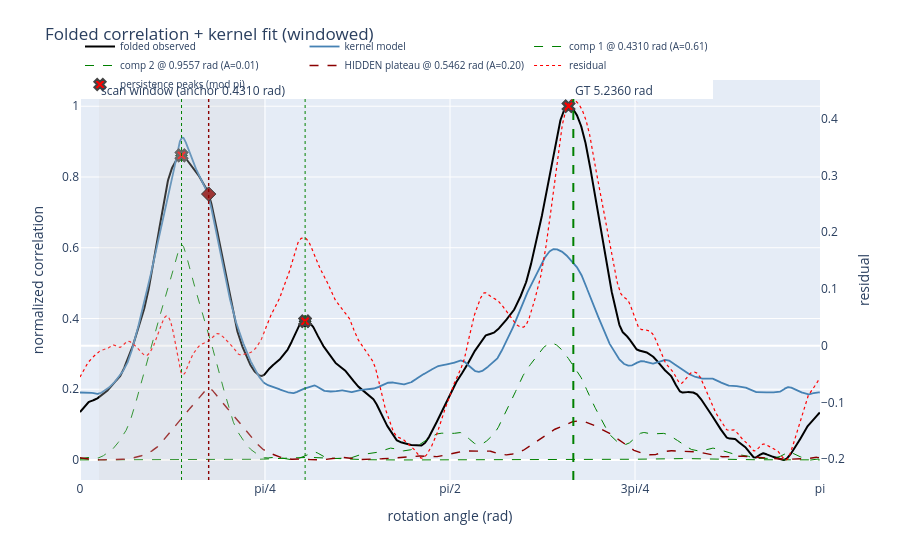

Notebook code cell kept with this figure:
### Code cell
"""Figure 2: folded curve, scan window, kernel model, components, residual (rad)."""
import plotly.graph_objects as go

if K is not None and hidden_result is not None:
    thd = th                                        # folded grid in rad
    mus_all = hidden_result["mus_all"]
    coef_all = hidden_result["coef"]
    model_all = design_matrix(mus_all, th) @ coef_all

    fig2 = go.Figure()
    fig2.add_vrect(x0=hidden_result["lo"], x1=hidden_result["hi"],
                   fillcolor="lightgray", opacity=0.25, line_width=0,
                   annotation_text="scan window (anchor %.4f rad)" % hidden_result["center"],
                   annotation_position="top left")
    fig2.add_trace(go.Scatter(x=thd, y=F, name="folded observed", line=dict(color="black", width=2)))
    fig2.add_trace(go.Scatter(x=thd, y=model_all, name="kernel model", line=dict(color="steelblue", width=1.8)))
    for j, mu in enumerate(mus_all):
        is_hidden = j >= len(mus_known)
        col = "darkred" if is_hidden else "green"
        comp = coef_all[j] * kval(th - mu)
        nm = ("HIDDEN plateau @ %.4f rad (A=%.2f)" % (mu % np.pi, coef_all[j]) if is_hidden
              else "comp %d @ %.4f rad (A=%.2f)" % (j + 1, mu % np.pi, coef_all[j]))
        fig2.add_trace(go.Scatter(x=thd, y=comp, line=dict(dash="dash", width=1.4 if is_hidden else 1.0, color=col),
                                  name=nm))
        fig2.add_vline(x=mu % np.pi, line=dict(color=col, dash="dot", width=1.4 if is_hidden else 1))
        fig2.add_trace(go.Scatter(x=[mu % np.pi], y=[float(np.interp(mu % np.pi, thd, F))],
                                  mode="markers",
                                  marker=dict(symbol="diamond", size=11 if is_hidden else 9, color=col,
                                              line=dict(width=1, color="black")),
                                  hovertemplate="kernel peak @ %{x:.4f} rad<extra></extra>",
                                  showlegend=False))
    res = F - model_all
    fig2.add_trace(go.Scatter(x=thd, y=res, name="residual", yaxis="y2",
                              line=dict(color="red", width=1.2, dash="dot"),
                              hovertemplate="%{x:.4f} rad<br>resid %{y:.5f}<extra></extra>"))
    if peaks is not None:
        prad = np.mod(peaks[:, 0], np.pi)
        fig2.add_trace(go.Scatter(x=prad, y=np.interp(prad, thd, F), mode="markers",
                                  name="persistence peaks (mod pi)",
                                  marker=dict(symbol="x", size=10, color="red", line=dict(width=2)),
                                  hovertemplate="%{x:.4f} rad<extra></extra>"))
    if gt_rad is not None:
        fig2.add_vline(x=gt_rad % np.pi, line=dict(color="green", dash="dash"),
                       annotation_text="GT %.4f rad" % gt_rad, annotation_position="top right")
    fig2.update_layout(title="Folded correlation + kernel fit (windowed)",
                       height=560,
                       legend=dict(orientation="h", y=1.12, font=dict(size=10)),
                       xaxis=dict(title="rotation angle (rad)", range=[0, np.pi],
                                  tickvals=[0, np.pi / 4, np.pi / 2, 3 * np.pi / 4, np.pi],
                                  ticktext=["0", "pi/4", "pi/2", "3pi/4", "pi"]),
                       yaxis=dict(title="normalized correlation"),
                       yaxis2=dict(title="residual", overlaying="y", side="right", showgrid=False),
                       margin=dict(t=80))
    fig2.show()
else:
    print("Figure 2 skipped (no fit results).")

### Figure 1 — Plotly figure (JSON) as saved in the notebook; plotly's stock layout.template omitted (floating-point values rounded to 4 significant figures; data arrays with more than 128 entries replaced by an {"elided": "..."} marker saying what was removed)
{"data": [{"line": {"color": "black", "width": 2}, "name": "folded observed", "type": "scatter", "x": {"elided": "2048 float values"}, "y": {"elided": "2048 float values"}}, {"line": {"color": "steelblue", "width": 1.8}, "name": "kernel model", "type": "scatter", "x": {"elided": "2048 float values"}, "y": {"elided": "2048 float values"}}, {"line": {"color": "green", "dash": "dash", "width": 1}, "name": "comp 1 @ 0.4310 rad (A=0.61)", "type": "scatter", "x": {"elided": "2048 float values"}, "y": {"elided": "2048 float values"}}, {"hovertemplate": "kernel peak @ %{x:.4f} rad<extra></extra>", "marker": {"color": "green", "line": {"color": "black", "width": 1}, "size": 9, "symbol": "diamond"}, "mode": "markers", "showlegend": false, "type": "scatter", "x": [0.431], "y": [0.861]}, {"line": {"color": "green", "dash": "dash", "width": 1}, "name": "comp 2 @ 0.9557 rad (A=0.01)", "type": "scatter", "x": {"elided": "2048 float values"}, "y": {"elided": "2048 float values"}}, {"hovertemplate": "kernel peak @ %{x:.4f} rad<extra></extra>", "marker": {"color": "green", "line": {"color": "black", "width": 1}, "size": 9, "symbol": "diamond"}, "mode": "markers", "showlegend": false, "type": "scatter", "x": [0.9557], "y": [0.3922]}, {"line": {"color": "darkred", "dash": "dash", "width": 1.4}, "name": "HIDDEN plateau @ 0.5462 rad (A=0.20)", "type": "scatter", "x": {"elided": "2048 float values"}, "y": {"elided": "2048 float values"}}, {"hovertemplate": "kernel peak @ %{x:.4f} rad<extra></extra>", "marker": {"color": "darkred", "line": {"color": "black", "width": 1}, "size": 11, "symbol": "diamond"}, "mode": "markers", "showlegend": false, "type": "scatter", "x": [0.5462], "y": [0.7518]}, {"hovertemplate": "%{x:.4f} rad<br>resid %{y:.5f}<extra></extra>", "line": {"color": "red", "dash": "dot", "width": 1.2}, "name": "residual", "type": "scatter", "x": {"elided": "2048 float values"}, "y": {"elided": "2048 float values"}, "yaxis": "y2"}, {"hovertemplate": "%{x:.4f} rad<extra></extra>", "marker": {"color": "red", "line": {"width": 2}, "size": 10, "symbol": "x"}, "mode": "markers", "name": "persistence peaks (mod pi)", "type": "scatter", "x": [0.431, 0.9557, 2.074, 0.431, 0.9557, 2.074], "y": [0.861, 0.3922, 1.0, 0.861, 0.3922, 1.0]}], "layout": {"annotations": [{"showarrow": false, "text": "scan window (anchor 0.4310 rad)", "x": 0.08105, "xanchor": "left", "xref": "x", "y": 1, "yanchor": "top", "yref": "y domain"}, {"showarrow": false, "text": "GT 5.2360 rad", "x": 2.094, "xanchor": "left", "xref": "x", "y": 1, "yanchor": "top", "yref": "y domain"}], "height": 560, "legend": {"font": {"size": 10}, "orientation": "h", "y": 1.12}, "margin": {"t": 80}, "shapes": [{"fillcolor": "lightgray", "line": {"width": 0}, "opacity": 0.25, "type": "rect", "x0": 0.08105, "x1": 0.781, "xref": "x", "y0": 0, "y1": 1, "yref": "y domain"}, {"line": {"color": "green", "dash": "dot", "width": 1}, "type": "line", "x0": 0.431, "x1": 0.431, "xref": "x", "y0": 0, "y1": 1, "yref": "y domain"}, {"line": {"color": "green", "dash": "dot", "width": 1}, "type": "line", "x0": 0.9557, "x1": 0.9557, "xref": "x", "y0": 0, "y1": 1, "yref": "y domain"}, {"line": {"color": "darkred", "dash": "dot", "width": 1.4}, "type": "line", "x0": 0.5462, "x1": 0.5462, "xref": "x", "y0": 0, "y1": 1, "yref": "y domain"}, {"line": {"color": "green", "dash": "dash"}, "type": "line", "x0": 2.094, "x1": 2.094, "xref": "x", "y0": 0, "y1": 1, "yref": "y domain"}], "title": {"text": "Folded correlation + kernel fit (windowed)"}, "xaxis": {"range": [0, 3.142], "ticktext": ["0", "pi/4", "pi/2", "3pi/4", "pi"], "tickvals": [0, 0.7854, 1.571, 2.356, 3.142], "title": {"text": "rotation angle (rad)"}}, "yaxis": {"title": {"text": "normalized correlation"}}, "yaxis2": {"overlaying": "y", "showgrid": false, "side": "right", "title": {"text": "residual"}}}}
